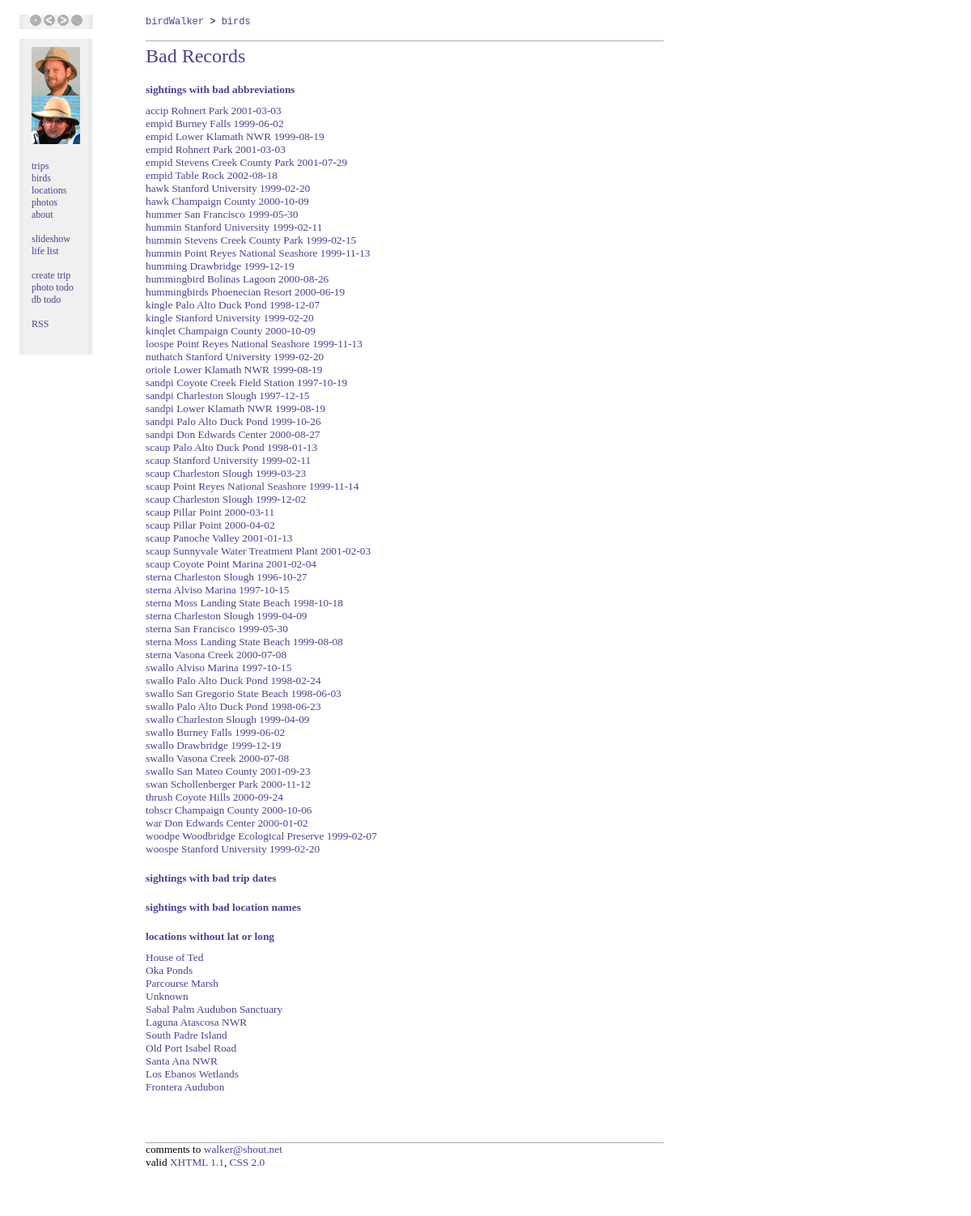
The page /errorcheck.php on the database its author committed.
### tables this page shows
CREATE TABLE location (
  objectid mediumint(9) NOT NULL auto_increment,
  Name varchar(255),
  ReferenceURL text,
  City text,
  County varchar(255),
  State char(2),
  Notes text,
  LatLongSystem text,
  Latitude float(10),
  Longitude float(10),
  PRIMARY KEY  (objectid),
  KEY NameIndex (Name),
  KEY CountyIndex (County),
  KEY StateIndex (State)
) TYPE=MyISAM;

### errorcheck.php (the view, shortened to what this page needs)
<?php
require_once("./birdwalker.php");
$badAbbrevs = performQuery("
    SELECT species.*,sighting.*, sighting.objectid AS sightingid
      FROM sighting
      LEFT JOIN species ON species.Abbreviation=sighting.SpeciesAbbreviation
      ORDER BY species.CommonName, sighting.SpeciesAbbreviation");
$missingLatLong = performQuery("
    SELECT * FROM location WHERE Latitude=0 OR Longitude=0");
?>
    <div class=contentright>
      <div class="titleblock">
	  <div class=pagetitle>Bad Records</div>
      </div>
<div class=heading>sightings with bad abbreviations</div>
<?
while($sightingInfo = mysql_fetch_array($badAbbrevs))
{
	if ($sightingInfo["CommonName"] == "") { ?>
        <a href="./sightingedit.php?id=<?= $sightingInfo["sightingid"] ?>">
        <?= $sightingInfo["SpeciesAbbreviation"] ?> <?= $sightingInfo["LocationName"] ?> <?= $sightingInfo["TripDate"] ?>
        </a><br>
 <?	} else {
		break;
	}
}
?>
<div class=heading>sightings with bad trip dates</div>
<div class=heading>sightings with bad location names</div>
<div class=heading>locations without lat or long</div>
<?
while($locationInfo = mysql_fetch_array($missingLatLong))
{
	echo "<a href=\"./locationcreate.php?id=" . $locationInfo["objectid"] . "\">" . $locationInfo["Name"] . "</a><br/>\n";
}
?>
</div>

### stylesheet.css (style rules this page uses)
.contentright { font: 10pt "Gill Sans", "Gill Sans MT", SansSerif; left: 15%; width: 640px; top: 50px; padding-bottom: 30px; position: absolute; }
.pagetitle { font: 18pt "Gill Sans", "Gill Sans MT", SansSerif; color:#484393 }
.heading { font-weight: bold; margin-top: 20px; margin-bottom: 10px; clear: both; color: #484393 }
.titleblock { border-top: solid 1px #AAAAAA; padding-top: 5px; margin-bottom: 5px }
a { color:#484393; text-decoration:none; }

### rows shown on the page
location: Name "House of Ted"
location: Name "Oka Ponds"
location: Name "Parcourse Marsh"
location: Name "Unknown"
location: Name "Sabal Palm Audubon Sanctuary"
location: Name "Laguna Atascosa NWR"
location: Name "South Padre Island"
location: Name "Old Port Isabel Road"
location: Name "Santa Ana NWR"
location: Name "Los Ebanos Wetlands"
location: Name "Frontera Audubon"

### other values the page prints
$sightingInfo["SpeciesAbbreviation"] "accip"
$sightingInfo["LocationName"] "Rohnert Park"
$sightingInfo["TripDate"] "2001-03-03"
$sightingInfo["SpeciesAbbreviation"] "empid"
$sightingInfo["LocationName"] "Burney Falls"
$sightingInfo["TripDate"] "1999-06-02"
$sightingInfo["LocationName"] "Lower Klamath NWR"
$sightingInfo["TripDate"] "1999-08-19"
$sightingInfo["LocationName"] "Stevens Creek County Park"
$sightingInfo["TripDate"] "2001-07-29"
$sightingInfo["LocationName"] "Table Rock"
$sightingInfo["TripDate"] "2002-08-18"
$sightingInfo["SpeciesAbbreviation"] "hawk"
$sightingInfo["LocationName"] "Stanford University"
$sightingInfo["TripDate"] "1999-02-20"
